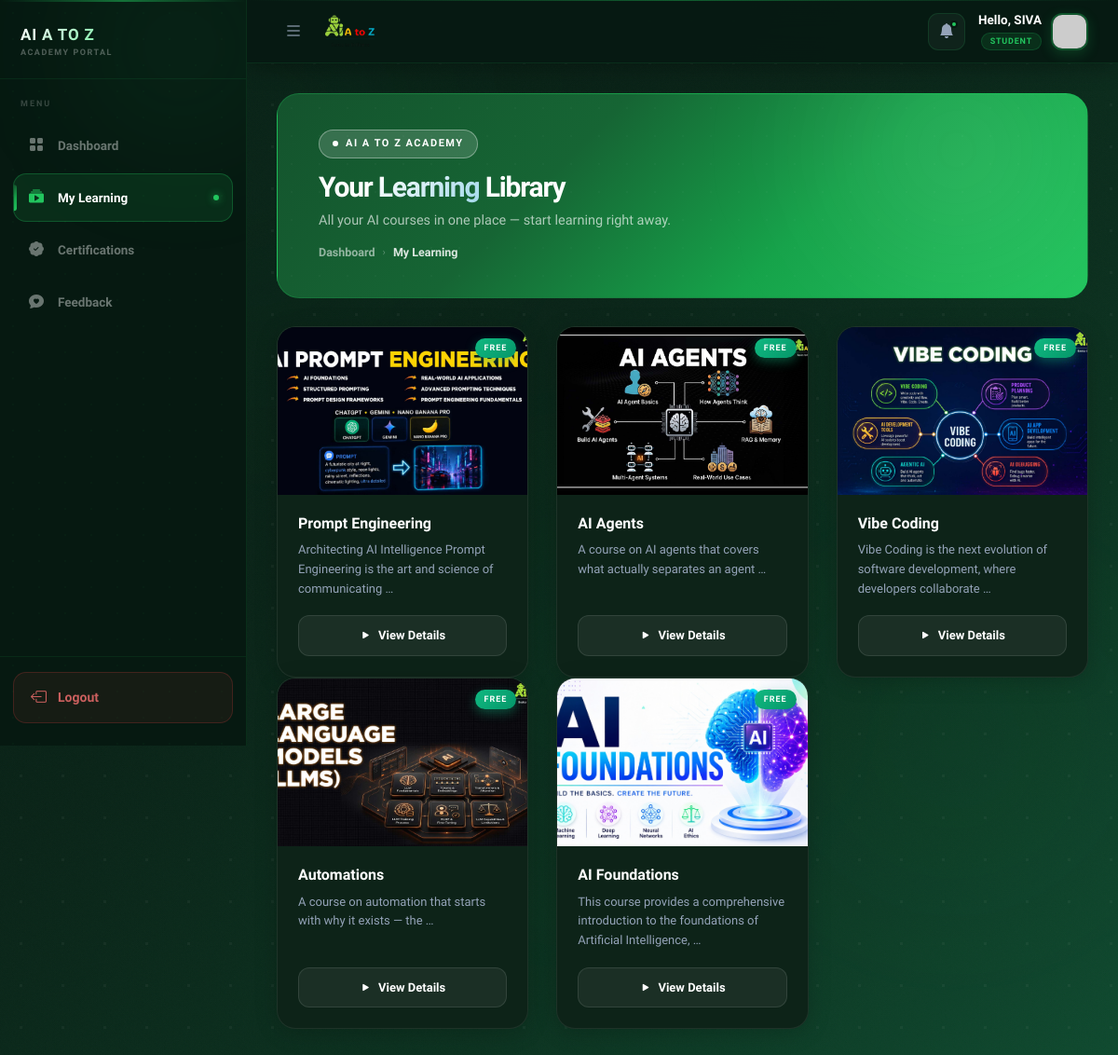
Screenshot of /my-learning/ (signed in) with the database file from the repository.
### indexapp/models.py (models this page shows, shortened)
class UserProfile(models.Model):
    user = models.OneToOneField(User, on_delete=models.CASCADE, related_name='profile')
    name = models.CharField(max_length=100, default='')
    mobile = models.CharField(max_length=15)
    email = models.EmailField(unique=True)
    password_reset_token = models.CharField(max_length=100, unique=True, blank=True, null=True)
    password_reset_created_at = models.DateTimeField(blank=True, null=True)

class Course(models.Model):
    title = models.CharField(max_length=100)
    description = models.TextField()
    course_content = models.TextField(default='', blank=True)
    image = models.FileField(upload_to='course_images/', null=True, blank=True)
    course_pdf = models.FileField(upload_to='course_pdfs/', null=True, blank=True)
    video_url = models.CharField(max_length=200, default="https://www.youtube.com/embed/up68UAfH0d0")
    course_url = models.URLField(blank=True, null=True)

### user2app/views.py (the view, shortened to what this page needs)
# urls.py: path('my-learning/', user_views.user_courses_list, name='user_courses_list'),
@login_required(login_url='login')
def user_courses_list(request):
    user_profile = UserProfile.objects.filter(user=request.user).first()
    if not user_profile:
        messages.error(request, "Session expired.")
        return redirect('login')
    all_courses = Course.objects.all()
    selected_course_id = request.GET.get('id')
    selected_course = None
    has_paid = False
    razorpay_order_id = None
    razorpay_key_id = settings.RAZORPAY_KEY_ID
    amount_in_paise = 0
    return render(request, 'user_templates/user_courses_list.html', {
        'all_courses': all_courses,
        'selected_course': selected_course,
        'has_paid': has_paid,
        'razorpay_order_id': razorpay_order_id,
        'razorpay_key_id': razorpay_key_id,
        'amount': amount_in_paise,
        'user_profile': user_profile
    })

### assets/templates/user_templates/user_courses_list.html (shortened to what this page needs)
<!doctype html>
{% load static %}
<html lang="en">
<head>
    <link rel="stylesheet" href="{% static 'css/bootstrap.min.css' %}">
    <link rel="stylesheet" href="https://cdn.jsdelivr.net/npm/bootstrap-icons@1.11.1/font/bootstrap-icons.css">
    <link rel="stylesheet" href="https://cdnjs.cloudflare.com/ajax/libs/font-awesome/6.4.0/css/all.min.css">
</head>
<body>
    <div class="page-bg">
        <div class="glow-orb" style="width:700px;height:700px;top:-200px;left:-100px;"></div>
        <div class="glow-orb" style="width:450px;height:450px;bottom:10%;right:-50px;animation-delay:-5s;"></div>
    </div>
    <aside class="sidebar" id="sidebar">
        <div class="sidebar-orb"></div>
        <div class="sb-brand">
            <div>
                <a href="{% url 'index' %}" class="sb-brand-text">AI A TO Z</a>
                <div class="sb-brand-sub">Academy Portal</div>
            </div>
        </div>
        <nav class="sb-nav">
            <span class="sb-label">Menu</span>
            <a href="{% url 'dashboard' %}" class="sb-link">
                <i class="bi bi-grid-fill"></i>
                Dashboard
            </a>
            <a href="{% url 'user_courses_list' %}" class="sb-link active">
                <i class="bi bi-collection-play-fill"></i>
                My Learning
                <span class="sb-dot"></span>
            </a>
            <a href="#" class="sb-link">
                <i class="bi bi-patch-check-fill"></i>
                Certifications
            </a>
            <a href="{% url 'feedback' %}" class="sb-link">
                <i class="bi bi-chat-heart-fill"></i>
                Feedback
            </a>
        </nav>
        <div class="sb-bottom">
            <a href="{% url 'logout' %}" class="sb-logout">
                <i class="bi bi-box-arrow-left"></i>
                Logout
            </a>
        </div>
    </aside>
    <div class="main-wrapper">
        <header class="topbar">
            <div class="topbar-left">
                <button class="sb-toggle" id="sbToggle" onclick="toggleSidebarMenu()">
                    <i class="bi bi-list"></i>
                </button>
                <img src="{% static 'img/gallery/aiatoz_logo.png' %}" alt="AI A TO Z" style="height:36px;width:auto;object-fit:contain;">
            </div>
            <div class="topbar-right">
                <div class="topbar-notif">
                    <i class="bi bi-bell-fill"></i>
                    <span class="notif-dot"></span>
                </div>
                <div class="topbar-user">
                <div class="topbar-user-info">
                    <div class="topbar-user-name">
                        Hello, {% if user_profile.name %}{{ user_profile.name|upper }}{% else %}LEARNER{% endif %}
                    </div>
                    <span class="topbar-user-role">STUDENT</span>
                </div>
                <img src="https://ui-avatars.com/api/?name={{ user_profile.name|default:user_profile.user }}&background=0077a3&color=fff&bold=true&format=svg" class="topbar-avatar" alt="User">
            </div>
            </div>
        </header>
        <div class="page-content">
            {% if selected_course %}
                <div class="page-hero" style="margin-bottom:28px;">
                    <div class="ph-orb"></div>
                    <div class="inner">
                        <div class="ph-badge"><span class="live-dot"></span> Now Learning</div>
                        <h1>{{ selected_course.title }}</h1>
                        <p>Explore the curriculum below — full access included.</p>
                        <div class="ph-bc">
                            <a href="{% url 'dashboard' %}">Dashboard</a>
                            <span class="sep">›</span>
                            <a href="{% url 'user_courses_list' %}">My Learning</a>
                            <span class="sep">›</span>
                            <span class="cur">{{ selected_course.title }}</span>
                        </div>
                    </div>
                </div>
                <div class="d-flex align-items-center justify-content-between mb-4 flex-wrap gap-3">
                    <a href="{% url 'user_courses_list' %}" class="back-btn">
                        <i class="bi bi-arrow-left"></i> Back to Library
                    </a>
                </div>
                <div class="row g-4">
                    <div class="col-lg-8">
                        <div class="content-card">
                            <div class="card-section-title">
                                <i class="bi bi-info-circle-fill"></i> Course Overview
                            </div>
                            <div class="ai-material">
                                <p>In this course, we cover the essential components of <strong>{{ selected_course.title }}</strong>. This module is designed for both beginners and professionals looking to sharpen their skills.</p>
                                <ul>
                                    <li><strong>Expert Modules:</strong> Step-by-step guidance from industry mentors.</li>
                                    <li><strong>Practical Implementation:</strong> Real-world use cases and tools.</li>
                                    <li><strong>Certification:</strong> Earn a valid certificate upon 100% completion.</li>
                                </ul>
                            </div>
                        </div>
                        <div class="content-card">
                            <div class="card-section-title">
                                <i class="bi bi-play-circle-fill" style="color:#ef4444"></i> Lecture Video
                            </div>
                            <!-- <p style="color:red;font-size:18px;">
                                {{ selected_course.video_url }}
                            </p> -->
                           <div class="video-container">
                                <iframe
                                    width="100%"
                                    height="500"
                                    src="{{ selected_course.video_url }}"
                                    title="YouTube video player"
                                    frameborder="0"
                                    allow="accelerometer; autoplay; clipboard-write; encrypted-media; gyroscope; picture-in-picture; web-share"
                                    allowfullscreen>
                                </iframe>
                            </div>
                        </div>
                        <div class="content-card">
                            <div class="card-section-title">
                                <i class="bi bi-book-fill"></i> Full Study Material
                            </div>
                            <div class="course-content-body ai-material">
                                {{ selected_course.course_content|safe }}
                            </div>
                        </div>
                        {% if selected_course.course_pdf %}
                        <div class="content-card">
                            <div class="card-section-title">
                                <i class="bi bi-file-earmark-pdf-fill" style="color: #ff4d4d;"></i> Study Resources
                            </div>
                            <div class="ai-material">
                                <p>Download the official PDF guide for this course to study offline.</p>
                                <a href="{{ selected_course.course_pdf.url }}"
                                   download="{{ selected_course.title }}.pdf"
                                   class="lib-btn"
                                   style="background: rgba(255, 77, 77, 0.1); border-color: rgba(255, 77, 77, 0.2); color: #ff4d4d;">
                                    <i class="bi bi-cloud-arrow-down-fill"></i> Download Course PDF
                                </a>
                            </div>
                        </div>
                        {% endif %}
                    </div>
                    <div class="col-lg-4">
                        <div class="status-card">
                            <h5>Enrollment Status</h5>
                            {% if has_paid %}
                                <div class="status-badge-free">
                                    <i class="bi bi-patch-check-fill" style="color:#4ade80;"></i> Enrolled & Paid
                                </div>
                            {% else %}
                                <div class="status-badge-free" style="background:rgba(239,68,68,0.1); color:#f87171; border-color:rgba(239,68,68,0.25);">
                                    <i class="bi bi-lock-fill"></i> Locked (Requires Pay)
                                </div>
                            {% endif %}
                        </div>
                        <div class="content-card mt-4" style="background:var(--card-surface); border:1px solid rgba(34,197,94,0.2);">
                            <div class="card-section-title">
                                <i class="bi bi-credit-card-2-front-fill"></i> Course Access
                            </div>
                            <div class="ai-material text-center py-2">
                                <h4 class="mb-3" style="color:#fff; font-weight:800;">{{ selected_course.title }}</h4>
                                {% if has_paid %}
                                    <a href="{% url 'courses_dashboard' selected_course.id %}" class="lib-btn w-100" style="background:var(--grad-teal);">
                                        Start Learning Now <i class="bi bi-play-circle-fill ms-1"></i>
                                    </a>
                                {% else %}
                                    <p class="small mb-3" style="color:var(--text-dim);">Get lifetime premium access to videos, study materials and validation quizzes.</p>
                                    <button id="pay-btn" class="rf-submit w-100" style="background:var(--grad-teal); border:none; border-radius:12px; padding:12px; color:#fff; font-weight:800; font-size:14px; box-shadow:0 6px 20px rgba(34,197,94,0.35);">
                                        Pay Securely via Razorpay <i class="bi bi-shield-lock-fill ms-1"></i>
                                    </button>
                                {% endif %}
                            </div>
                        </div>
                    </div>
                </div>
            {% else %}
                <div class="page-hero">
                    <div class="ph-orb"></div>
                    <div class="inner">
                        <div class="ph-badge"><span class="live-dot"></span> AI A TO Z Academy</div>
                        <h1>Your <span>Learning</span> Library</h1>
                        <p>All your AI courses in one place — start learning right away.</p>
                        <div class="ph-bc">
                            <a href="{% url 'dashboard' %}">Dashboard</a>
                            <span class="sep">›</span>
                            <span class="cur">My Learning</span>
                        </div>
                    </div>
                </div>
                <div class="row g-4">
                    {% for course in all_courses %}
                    <div class="col-12 col-sm-6 col-xl-4" style="animation-delay:{{ forloop.counter0|add:1 }}00ms">
                        <div class="lib-card">
                            <div class="lib-thumb" style="position: relative; overflow: hidden; height: 180px; display: flex; align-items: center; justify-content: center;">
                                {% if course.image %}
                                    <img src="{{ course.image.url }}" alt="{{ course.title }}" style="width: 100%; height: 100%; object-fit: cover; position: absolute; top: 0; left: 0; z-index: 1;">
                                {% else %}
                                    <i class="bi bi-book-fill" style="z-index: 2; font-size: 2rem;"></i>
                                {% endif %}
                                <span class="lib-free-tag" style="z-index: 2;">Free</span>
                            </div>
                            <div class="lib-body">
                                <h5>{{ course.title }}</h5>
                                <p>{{ course.description|truncatewords:12 }}</p>
                                <a href="?id={{ course.id }}" class="lib-btn">
                                    <i class="bi bi-play-fill"></i> View Details
                                </a>
                            </div>
                        </div>
                    </div>
                    {% endfor %}
                </div>
            {% endif %}
        </div>
    </div>
</body>
</html>

### rows the page displays
UserProfile: name "SIVA"
Course: image (picture), title "Prompt Engineering", description "Architecting AI Intelligence Prompt Engineering is the art and science of communicating …"
Course: image (picture), title "AI Agents", description "A course on AI agents that covers what actually separates an agent …"
Course: image (picture), title "Vibe Coding", description "Vibe Coding is the next evolution of software development, where developers collaborate …"
Course: image (picture), title "Automations", description "A course on automation that starts with why it exists — the …"
Course: image (picture), title "AI Foundations", description "This course provides a comprehensive introduction to the foundations of Artificial Intelligence, …"
